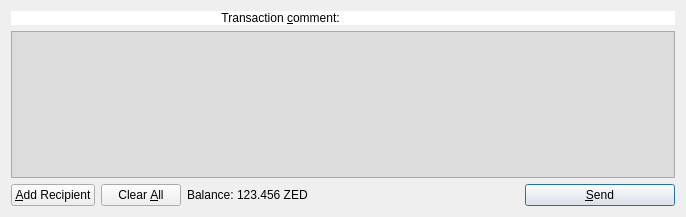
<?xml version="1.0" encoding="UTF-8"?>
<ui version="4.0">
 <class>SendCoinsDialog</class>
 <widget class="QDialog" name="SendCoinsDialog">
  <property name="geometry">
   <rect>
    <x>0</x>
    <y>0</y>
    <width>686</width>
    <height>217</height>
   </rect>
  </property>
  <property name="windowTitle">
   <string>Send Coins</string>
  </property>
  <layout class="QVBoxLayout" name="verticalLayout">
   <item>
    <layout class="QHBoxLayout" name="horizontalLayoutTxComment">
     <property name="spacing">
      <number>0</number>
     </property>
     <item>
      <widget class="QLabel" name="labelTxComment">
       <property name="styleSheet">
        <string notr="true">background-color: rgb(255, 255, 255);</string>
       </property>
       <property name="text">
        <string>Transaction &amp;comment: </string>
       </property>
       <property name="alignment">
        <set>Qt::AlignLeading|Qt::AlignLeft|Qt::AlignRight|Qt::AlignTrailing|Qt::AlignVCenter</set>
       </property>
       <property name="buddy">
        <cstring>editTxComment</cstring>
       </property>
      </widget>
     </item>
     <item>
      <widget class="QValidatedLineEdit" name="editTxComment" native="true">
       <property name="enabled">
        <bool>true</bool>
       </property>
       <property name="toolTip">
        <string>Enter a transaction comment (Note: this information is public)</string>
       </property>
       <property name="styleSheet">
        <string notr="true">background-color: rgb(255, 255, 255);</string>
       </property>
      </widget>
     </item>
    </layout>
   </item>
   <item>
    <widget class="QScrollArea" name="scrollArea">
     <property name="styleSheet">
      <string notr="true">background-color: rgb(220, 220, 220);</string>
     </property>
     <property name="widgetResizable">
      <bool>true</bool>
     </property>
     <widget class="QWidget" name="scrollAreaWidgetContents">
      <property name="geometry">
       <rect>
        <x>0</x>
        <y>0</y>
        <width>664</width>
        <height>138</height>
       </rect>
      </property>
      <layout class="QVBoxLayout" name="verticalLayout_2">
       <property name="margin">
        <number>0</number>
       </property>
       <item>
        <layout class="QVBoxLayout" name="entries">
         <property name="spacing">
          <number>6</number>
         </property>
        </layout>
       </item>
       <item>
        <spacer name="verticalSpacer">
         <property name="orientation">
          <enum>Qt::Vertical</enum>
         </property>
         <property name="sizeHint" stdset="0">
          <size>
           <width>20</width>
           <height>40</height>
          </size>
         </property>
        </spacer>
       </item>
      </layout>
     </widget>
    </widget>
   </item>
   <item>
    <layout class="QHBoxLayout" name="horizontalLayout">
     <item>
      <widget class="QPushButton" name="addButton">
       <property name="toolTip">
        <string>Send to multiple recipients at once</string>
       </property>
       <property name="text">
        <string>&amp;Add Recipient</string>
       </property>
       <property name="icon">
        <iconset resource="../bitcoin.qrc">
         <normaloff>:/icons/add</normaloff>:/icons/add</iconset>
       </property>
       <property name="autoDefault">
        <bool>false</bool>
       </property>
      </widget>
     </item>
     <item>
      <widget class="QPushButton" name="clearButton">
       <property name="sizePolicy">
        <sizepolicy hsizetype="Minimum" vsizetype="Fixed">
         <horstretch>0</horstretch>
         <verstretch>0</verstretch>
        </sizepolicy>
       </property>
       <property name="toolTip">
        <string>Remove all transaction fields</string>
       </property>
       <property name="text">
        <string>Clear &amp;All</string>
       </property>
       <property name="icon">
        <iconset resource="../bitcoin.qrc">
         <normaloff>:/icons/remove</normaloff>:/icons/remove</iconset>
       </property>
       <property name="autoRepeatDelay">
        <number>300</number>
       </property>
       <property name="autoDefault">
        <bool>false</bool>
       </property>
      </widget>
     </item>
     <item>
      <layout class="QHBoxLayout" name="horizontalLayout_2">
       <property name="spacing">
        <number>3</number>
       </property>
       <item>
        <widget class="QLabel" name="label">
         <property name="text">
          <string>Balance:</string>
         </property>
        </widget>
       </item>
       <item>
        <widget class="QLabel" name="labelBalance">
         <property name="cursor">
          <cursorShape>IBeamCursor</cursorShape>
         </property>
         <property name="text">
          <string>123.456 ZED</string>
         </property>
         <property name="textInteractionFlags">
          <set>Qt::LinksAccessibleByMouse|Qt::TextSelectableByKeyboard|Qt::TextSelectableByMouse</set>
         </property>
        </widget>
       </item>
      </layout>
     </item>
     <item>
      <spacer name="horizontalSpacer">
       <property name="orientation">
        <enum>Qt::Horizontal</enum>
       </property>
       <property name="sizeHint" stdset="0">
        <size>
         <width>40</width>
         <height>20</height>
        </size>
       </property>
      </spacer>
     </item>
     <item>
      <widget class="QPushButton" name="sendButton">
       <property name="minimumSize">
        <size>
         <width>150</width>
         <height>0</height>
        </size>
       </property>
       <property name="toolTip">
        <string>Confirm the send action</string>
       </property>
       <property name="text">
        <string>&amp;Send</string>
       </property>
       <property name="icon">
        <iconset resource="../bitcoin.qrc">
         <normaloff>:/icons/send</normaloff>:/icons/send</iconset>
       </property>
       <property name="default">
        <bool>true</bool>
       </property>
      </widget>
     </item>
    </layout>
   </item>
  </layout>
 </widget>
 <customwidgets>
  <customwidget>
   <class>QValidatedLineEdit</class>
   <extends>QWidget</extends>
   <header>qvalidatedlineedit.h</header>
  </customwidget>
 </customwidgets>
 <resources>
  <include location="../bitcoin.qrc"/>
 </resources>
 <connections/>
</ui>
